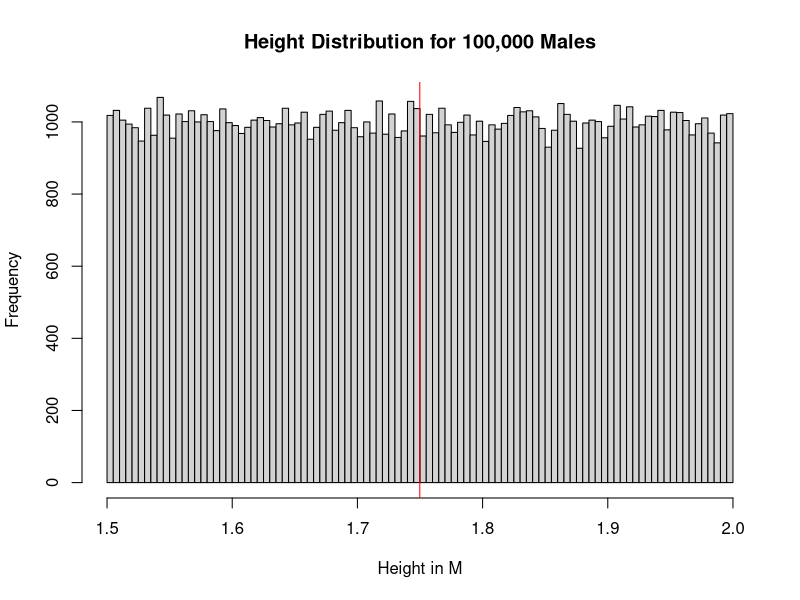
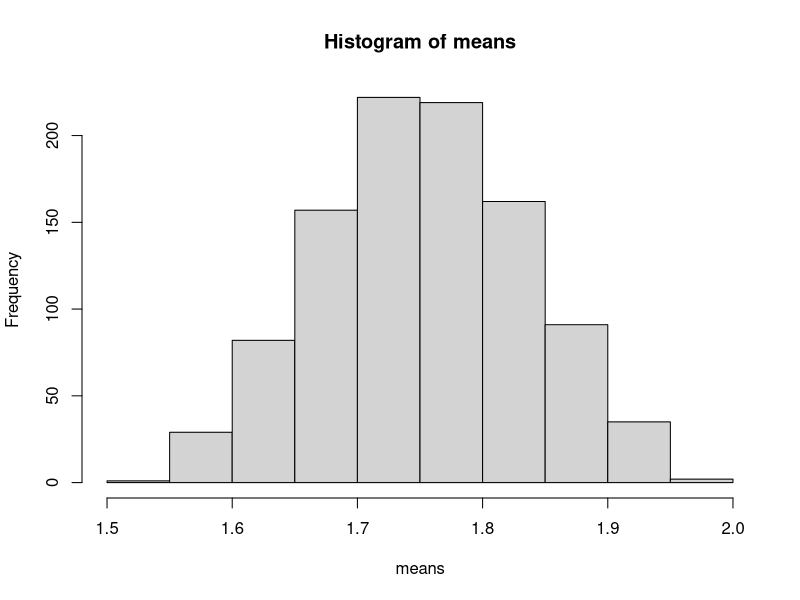
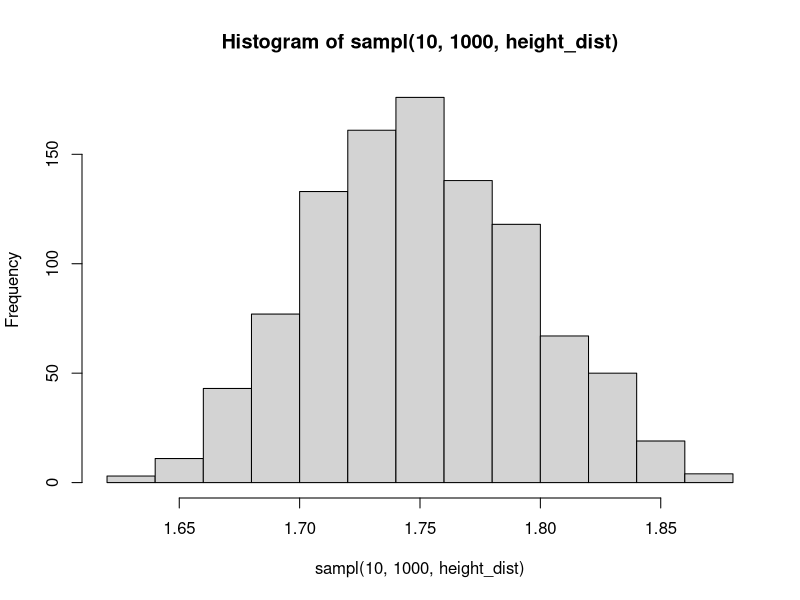
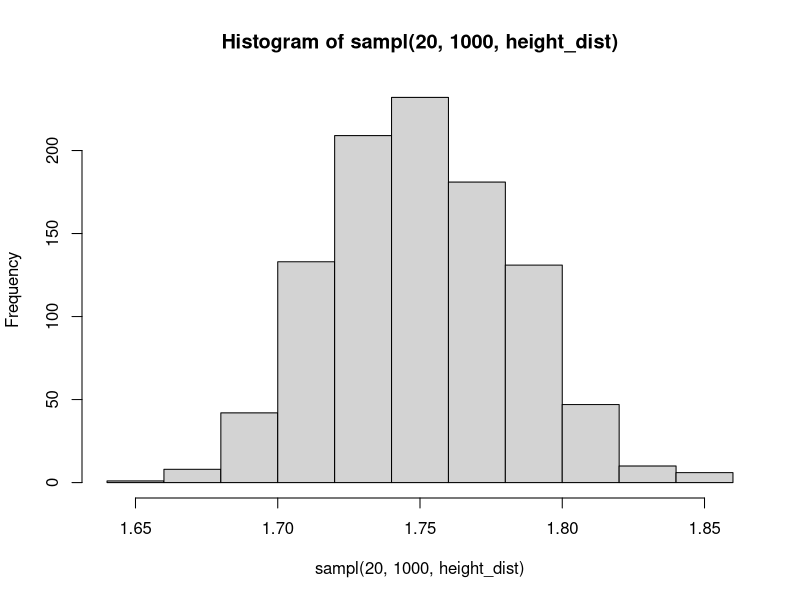
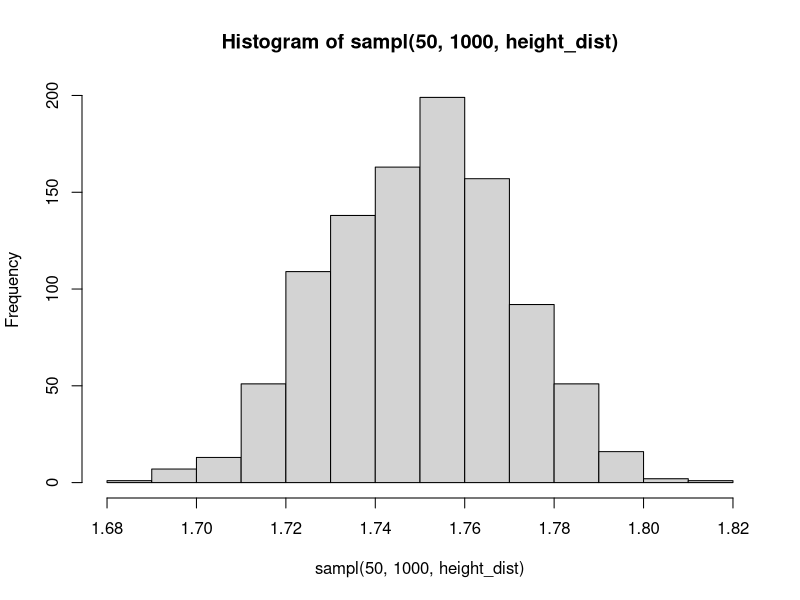

These figures' R source, in order:
## ---- chunk 1
knitr::opts_chunk$set(echo = TRUE)
library(stats)
## ---- chunk 2
height_dist <- runif(100000, 1.5, 2)
mean_height <- mean(height_dist)
hist(height_dist, 
     main = 'Height Distribution for 100,000 Males',
     xlab = 'Height in M',
     breaks = 100)
abline(v=mean_height,col="red")
## ---- chunk 3
# Function takes the sample size N, the number of sampling repetitions to complete and distribution to sample from

sampl <- function(n, reps, dist) {
  samples <- replicate(reps, sample(dist, n))
  sample_means <- colMeans(samples)
  return(sample_means)
}
## ---- chunk 4
means <- sampl(3, 1000, height_dist)
hist(means)
## ---- chunk 5
hist(sampl(10, 1000, height_dist))
## ---- chunk 6
hist(sampl(20, 1000, height_dist))
## ---- chunk 7
hist(sampl(50, 1000, height_dist))
